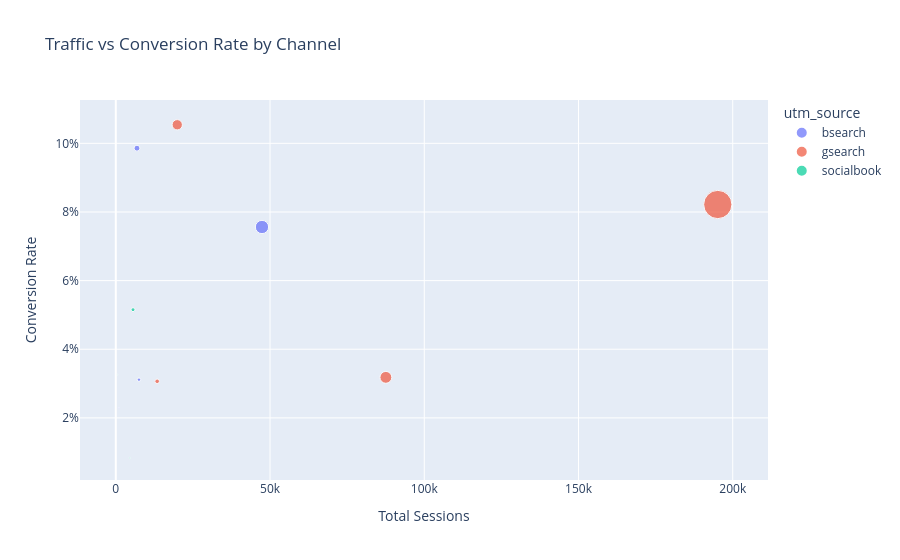

The code cell stored with this chart in its notebook:
### Code cell
fig = px.scatter(
    channel_summary,
    x="sessions",
    y="conversion_rate",
    size="revenue",
    color="utm_source",
    title="Traffic vs Conversion Rate by Channel",
    labels={
        "sessions": "Total Sessions",
        "conversion_rate": "Conversion Rate"
    }
)

fig.update_yaxes(tickformat=".0%")
fig.show()

### Figure 1 — Plotly figure (JSON) as saved in the notebook; plotly's stock layout.template omitted (floating-point values rounded to 4 significant figures)
{"data": [{"hovertemplate": "utm_source=bsearch<br>Total Sessions=%{x}<br>Conversion Rate=%{y}<br>revenue=%{marker.size}<extra></extra>", "legendgroup": "bsearch", "marker": {"color": "#636efa", "size": [41650.0, 1464.0, 211400.0, 14130.0], "sizemode": "area", "sizeref": 2390.0, "symbol": "circle"}, "mode": "markers", "name": "bsearch", "orientation": "v", "showlegend": true, "type": "scatter", "x": [6867, 1047, 47395, 7514], "xaxis": "x", "y": [0.09859, 0.02292, 0.07562, 0.03114], "yaxis": "y"}, {"hovertemplate": "utm_source=gsearch<br>Total Sessions=%{x}<br>Conversion Rate=%{y}<br>revenue=%{marker.size}<extra></extra>", "legendgroup": "gsearch", "marker": {"color": "#EF553B", "size": [126800.0, 24930.0, 956000.0, 168400.0], "sizemode": "area", "sizeref": 2390.0, "symbol": "circle"}, "mode": "markers", "name": "gsearch", "orientation": "v", "showlegend": true, "type": "scatter", "x": [19922, 13407, 195155, 87551], "xaxis": "x", "y": [0.1054, 0.03066, 0.08218, 0.03181], "yaxis": "y"}, {"hovertemplate": "utm_source=socialbook<br>Total Sessions=%{x}<br>Conversion Rate=%{y}<br>revenue=%{marker.size}<extra></extra>", "legendgroup": "socialbook", "marker": {"color": "#00cc96", "size": [18520.0, 1158.0, 2585.0], "sizemode": "area", "sizeref": 2390.0, "symbol": "circle"}, "mode": "markers", "name": "socialbook", "orientation": "v", "showlegend": true, "type": "scatter", "x": [5590, 522, 4573], "xaxis": "x", "y": [0.05152, 0.03257, 0.00831], "yaxis": "y"}], "layout": {"legend": {"itemsizing": "constant", "title": {"text": "utm_source"}, "tracegroupgap": 0}, "title": {"text": "Traffic vs Conversion Rate by Channel"}, "xaxis": {"anchor": "y", "domain": [0, 1], "title": {"text": "Total Sessions"}}, "yaxis": {"anchor": "x", "domain": [0, 1], "tickformat": ".0%", "title": {"text": "Conversion Rate"}}}}
